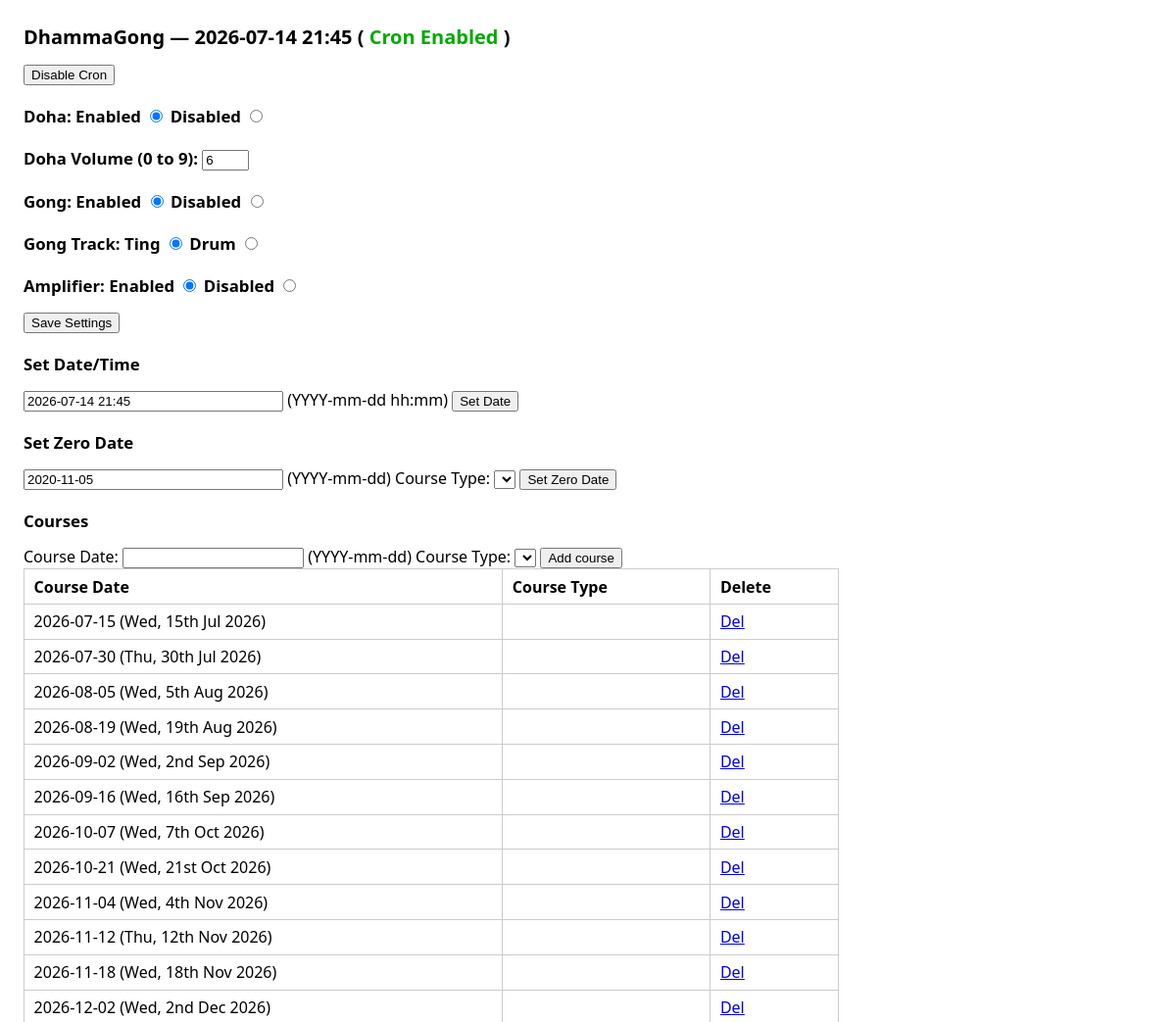
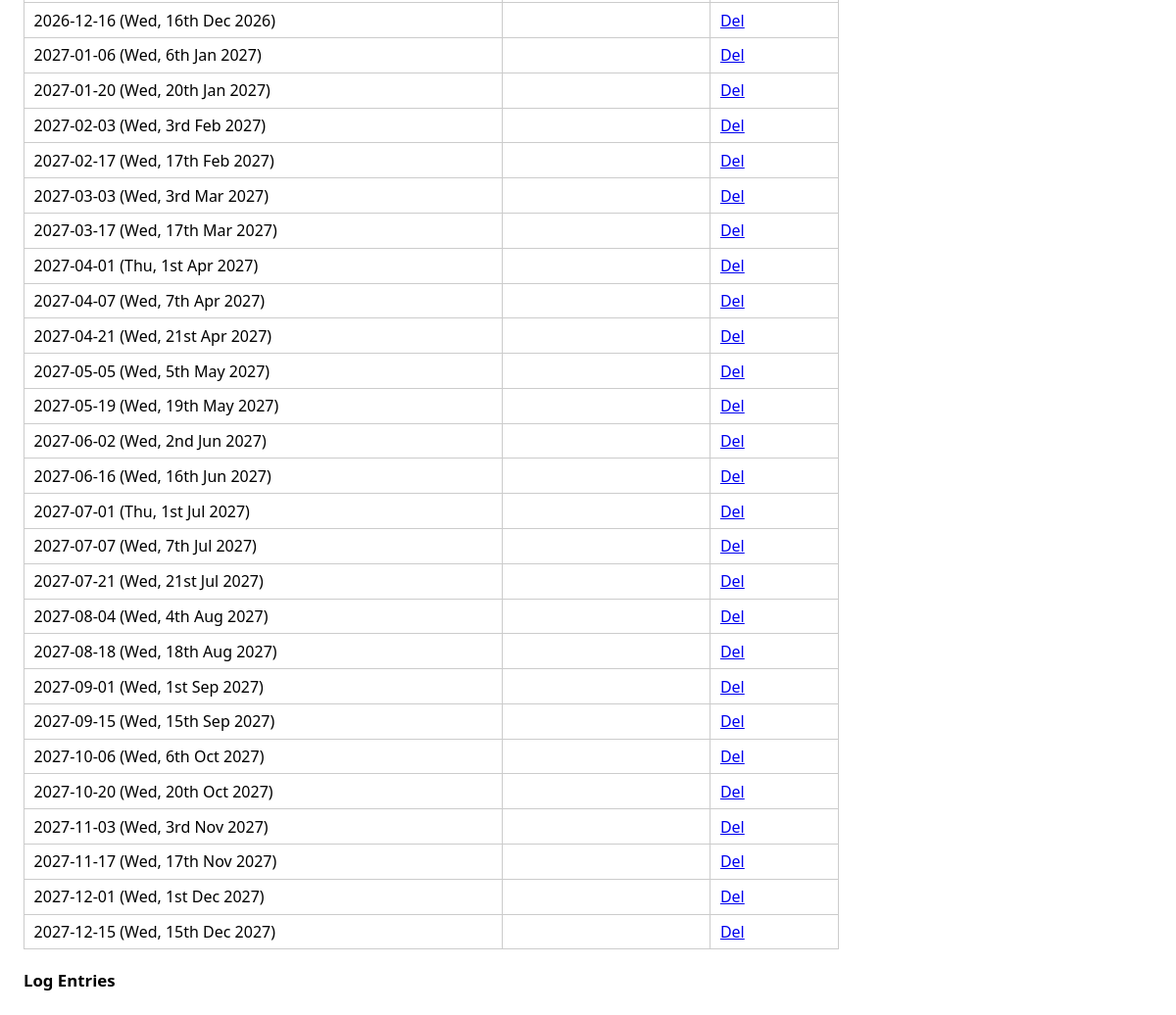
Page /app/www/index.php on the committed database (2 pictures, top to bottom).
### tables this page shows
CREATE TABLE `settings` (
  `id` int(11) NOT NULL AUTO_INCREMENT,
  `zero_day` varchar(10) NOT NULL,
  `course_type` int(11) NOT NULL,
  `repeat_delay` int(11) NOT NULL,
  `enabled` int(11) NOT NULL,
  `relay` int(11) NOT NULL DEFAULT 1,
  `doha_enabled` int(11) NOT NULL DEFAULT 1,
  `gong_enabled` int(11) NOT NULL DEFAULT 1,
  `doha_vol` tinyint(4) NOT NULL DEFAULT 6 COMMENT '0 to 9',
  `gong_track` varchar(10) NOT NULL DEFAULT 'ting',
  PRIMARY KEY (`id`)
);

CREATE TABLE `courses` (
  `c_id` int(11) NOT NULL AUTO_INCREMENT,
  `c_type` int(11) NOT NULL,
  `c_date` date NOT NULL,
  PRIMARY KEY (`c_id`)
);

### app/www/index.php (the view, shortened to what this page needs)
<?php
require_once "/home/dhamma/constants.inc";
$courses_table = "";
$hand = mysqli_query(
    $DB_CONN,
    'SELECT c_id, DATE_FORMAT(c_date, "%Y-%m-%d (%a, %D %b %Y)") AS d, ct_name
     FROM courses LEFT JOIN course_types ON c_type = ct_id
     WHERE c_date >= DATE_SUB(CURDATE(), INTERVAL 2 MONTH)
     ORDER BY c_date'
);
while ($row = mysqli_fetch_array($hand)) {
    $courses_table .= "<tr>";
    $courses_table .= "<td>" . htmlspecialchars($row["d"]) . "</td>";
    $courses_table .= "<td>" . htmlspecialchars($row["ct_name"]) . "</td>";
    $courses_table .= '<td><a href="index.php?del=' . (int)$row["c_id"] . '" class="del">Del</a></td>';
    $courses_table .= "</tr>";
}
$ctypes = "";
$hand = mysqli_query(
    $DB_CONN,
    "SELECT enabled, doha_enabled, gong_enabled, gong_track, relay, doha_vol, zero_day, course_type FROM settings LIMIT 1"
);
$e_r = mysqli_fetch_array($hand);
$enabled = (int)$e_r["enabled"];
$doha_enabled = (int)$e_r["doha_enabled"];
$gong_enabled = (int)$e_r["gong_enabled"];
$relay_enabled = (int)$e_r["relay"];
$gong_track = $e_r["gong_track"];
$doha_vol = (int)$e_r["doha_vol"];
$zdate = $e_r["zero_day"];
$date = date("Y-m-d H:i");
$ctypes_zero = "";
?>
<!DOCTYPE html>
<html lang="en">
<head>
</head>
<body onload="lala()">
  <h1>
    DhammaGong —
    <?php echo htmlspecialchars($date); ?>
    (
    <?php if ($enabled): ?>
      <span class="status-on">Cron Enabled</span>
    <?php else: ?>
      <span class="status-off">Cron DISABLED</span>
    <?php endif; ?>
    )
  </h1>
  <form method="post" action="index.php" style="display:inline">
    <?php if (!$enabled): ?>
      <input type="submit" name="enablesubmit" value="Enable Cron">
    <?php else: ?>
      <input type="submit" name="disablesubmit" value="Disable Cron">
    <?php endif; ?>
  </form>
  <form name="sdate" action="index.php" method="post">
    <h2>
      Doha:
      Enabled <input type="radio" name="doha_enabled" value="1" <?php if ($doha_enabled) echo "checked"; ?>>
      Disabled <input type="radio" name="doha_enabled" value="0" <?php if (!$doha_enabled) echo "checked"; ?>>
    </h2>
    <h2>
      Doha Volume (0 to 9):
      <input type="number" name="doha_vol" min="0" max="9" value="<?php echo (int)$doha_vol; ?>">
    </h2>
    <h2>
      Gong:
      Enabled <input type="radio" name="gong_enabled" value="1" <?php if ($gong_enabled) echo "checked"; ?>>
      Disabled <input type="radio" name="gong_enabled" value="0" <?php if (!$gong_enabled) echo "checked"; ?>>
    </h2>
    <h2>
      Gong Track:
      Ting <input type="radio" name="gong_track" value="ting" <?php if ($gong_track === "ting") echo "checked"; ?>>
      Drum <input type="radio" name="gong_track" value="drum" <?php if ($gong_track === "drum") echo "checked"; ?>>
    </h2>
    <h2>
      Amplifier:
      Enabled <input type="radio" name="relay_enabled" value="1" <?php if ($relay_enabled) echo "checked"; ?>>
      Disabled <input type="radio" name="relay_enabled" value="0" <?php if (!$relay_enabled) echo "checked"; ?>>
    </h2>
    <input type="submit" name="settingssubmit" value="Save Settings">
    <h2>Set Date/Time</h2>
    <input type="text" name="s_date" value="<?php echo htmlspecialchars($date); ?>" size="30">
    (YYYY-mm-dd hh:mm)
    <input type="submit" name="datesubmit" value="Set Date">
  </form>
  <form name="zdate" action="index.php" method="post">
    <h2>Set Zero Date</h2>
    <input type="text" name="z_date" value="<?php echo htmlspecialchars($zdate); ?>" size="30">
    (YYYY-mm-dd)
    Course Type: <select name="c_type"><?php echo $ctypes_zero; ?></select>
    <input type="submit" name="zdatesubmit" value="Set Zero Date">
  </form>
  <h2>Courses</h2>
  <form name="cdate" action="index.php" method="post">
    Course Date: <input type="text" name="c_date" value=""> (YYYY-mm-dd)
    Course Type: <select name="c_type"><?php echo $ctypes; ?></select>
    <input type="submit" name="coursesubmit" value="Add course">
  </form>
  <table>
    <thead>
      <tr><th>Course Date</th><th>Course Type</th><th>Delete</th></tr>
    </thead>
    <tbody>
      <?php echo $courses_table; ?>
    </tbody>
  </table>
  <h2>Log Entries</h2>
</body>
</html>

### app/www/index.php (style rules this page uses)
body { font-family: system-ui, sans-serif; margin: 1.5rem; max-width: 52rem; }
h1 { font-size: 1.25rem; }
h2 { font-size: 1.05rem; margin-top: 1.25rem; }
table { border-collapse: collapse; width: 100%; }
th, td { border: 1px solid #ccc; padding: 0.4rem 0.6rem; text-align: left; }
.status-on { color: #0a0; font-weight: 600; }

### rows in the picture
settings: doha_enabled "☑", doha_vol "6", gong_enabled "☑", gong_track "☑", relay "☑", z_date "2020-11-05"
courses: d "2026-07-15 (Wed, 15th Jul 2026)"
courses: d "2026-07-30 (Thu, 30th Jul 2026)"
courses: d "2026-08-05 (Wed, 5th Aug 2026)"
courses: d "2026-08-19 (Wed, 19th Aug 2026)"
courses: d "2026-09-02 (Wed, 2nd Sep 2026)"
courses: d "2026-09-16 (Wed, 16th Sep 2026)"
courses: d "2026-10-07 (Wed, 7th Oct 2026)"
courses: d "2026-10-21 (Wed, 21st Oct 2026)"
courses: d "2026-11-04 (Wed, 4th Nov 2026)"
courses: d "2026-11-12 (Thu, 12th Nov 2026)"
courses: d "2026-11-18 (Wed, 18th Nov 2026)"
courses: d "2026-12-02 (Wed, 2nd Dec 2026)"
courses: d "2026-12-16 (Wed, 16th Dec 2026)"
courses: d "2027-01-06 (Wed, 6th Jan 2027)"
courses: d "2027-01-20 (Wed, 20th Jan 2027)"
courses: d "2027-02-03 (Wed, 3rd Feb 2027)"
courses: d "2027-02-17 (Wed, 17th Feb 2027)"
courses: d "2027-03-03 (Wed, 3rd Mar 2027)"
courses: d "2027-03-17 (Wed, 17th Mar 2027)"
courses: d "2027-04-01 (Thu, 1st Apr 2027)"
courses: d "2027-04-07 (Wed, 7th Apr 2027)"
courses: d "2027-04-21 (Wed, 21st Apr 2027)"
courses: d "2027-05-05 (Wed, 5th May 2027)"
courses: d "2027-05-19 (Wed, 19th May 2027)"
courses: d "2027-06-02 (Wed, 2nd Jun 2027)"
courses: d "2027-06-16 (Wed, 16th Jun 2027)"
courses: d "2027-07-01 (Thu, 1st Jul 2027)"
courses: d "2027-07-07 (Wed, 7th Jul 2027)"
courses: d "2027-07-21 (Wed, 21st Jul 2027)"
courses: d "2027-08-04 (Wed, 4th Aug 2027)"
courses: d "2027-08-18 (Wed, 18th Aug 2027)"
courses: d "2027-09-01 (Wed, 1st Sep 2027)"
courses: d "2027-09-15 (Wed, 15th Sep 2027)"
courses: d "2027-10-06 (Wed, 6th Oct 2027)"
courses: d "2027-10-20 (Wed, 20th Oct 2027)"
courses: d "2027-11-03 (Wed, 3rd Nov 2027)"
courses: d "2027-11-17 (Wed, 17th Nov 2027)"
courses: d "2027-12-01 (Wed, 1st Dec 2027)"
courses: d "2027-12-15 (Wed, 15th Dec 2027)"
